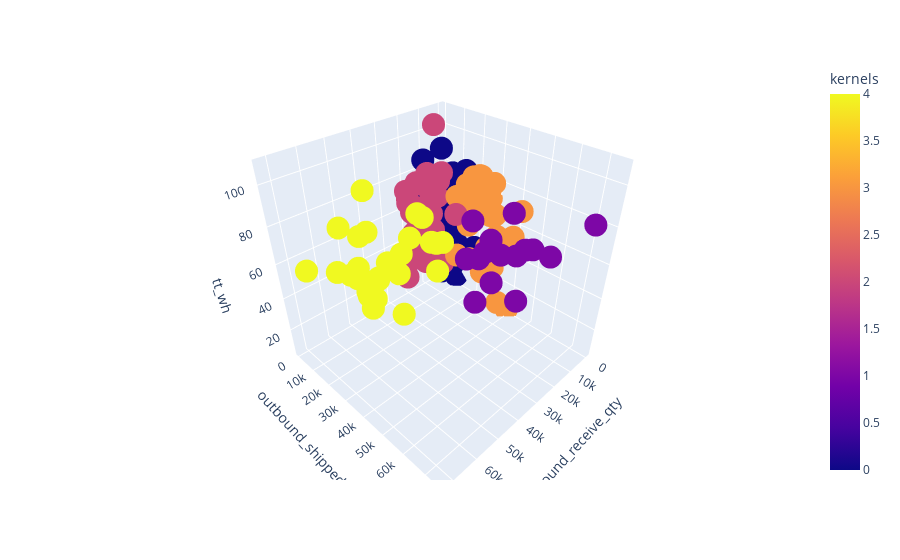

Notebook code for this chart:
### Code cell
import  matplotlib.pyplot as plt
import seaborn as sns 
import plotly.express as px


plt = df_fin[['inbound_receive_qty', 'outbound_shipped_qty',  'kernels', 'in_out_sum', 'tt_wh',]]
# sns.scatterplot(x = plt.iloc[:,0],
#                 y = plt.iloc[:,1],
#             hue =plt.iloc[:,2],
#             palette = 'Paired'
#             )
# # pd.DataFrame(input)
px.scatter_3d(data_frame= plt,
              x = 'inbound_receive_qty',
              y = 'outbound_shipped_qty',
              z = 'tt_wh',
              color='kernels',)

# pd.Series(model).value_counts().min()

### Figure 1 — Plotly figure (JSON) as saved in the notebook; plotly's stock layout.template omitted (floating-point values rounded to 4 significant figures; data arrays with more than 128 entries replaced by an {"elided": "..."} marker saying what was removed)
{"data": [{"hovertemplate": "inbound_receive_qty=%{x}<br>outbound_shipped_qty=%{y}<br>tt_wh=%{z}<br>kernels=%{marker.color}<extra></extra>", "legendgroup": "", "marker": {"color": {"elided": "151 int values"}, "coloraxis": "coloraxis", "symbol": "circle"}, "mode": "markers", "name": "", "scene": "scene", "showlegend": false, "type": "scatter3d", "x": {"elided": "151 int values"}, "y": {"elided": "151 int values"}, "z": {"elided": "151 int values"}}], "layout": {"coloraxis": {"colorbar": {"title": {"text": "kernels"}}, "colorscale": [[0, "#0d0887"], [0.1111, "#46039f"], [0.2222, "#7201a8"], [0.3333, "#9c179e"], [0.4444, "#bd3786"], [0.5556, "#d8576b"], [0.6667, "#ed7953"], [0.7778, "#fb9f3a"], [0.8889, "#fdca26"], [1, "#f0f921"]]}, "legend": {"tracegroupgap": 0}, "margin": {"t": 60}, "scene": {"domain": {"x": [0, 1], "y": [0, 1]}, "xaxis": {"title": {"text": "inbound_receive_qty"}}, "yaxis": {"title": {"text": "outbound_shipped_qty"}}, "zaxis": {"title": {"text": "tt_wh"}}}}}
